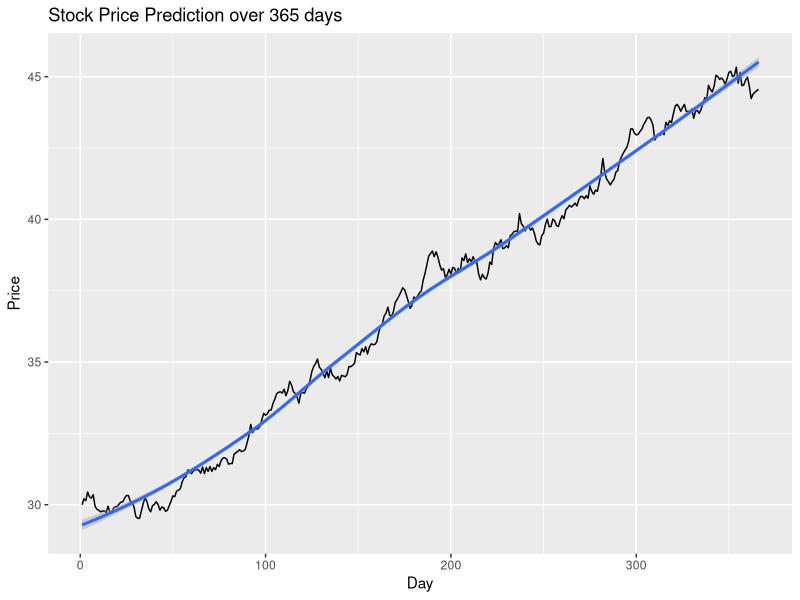
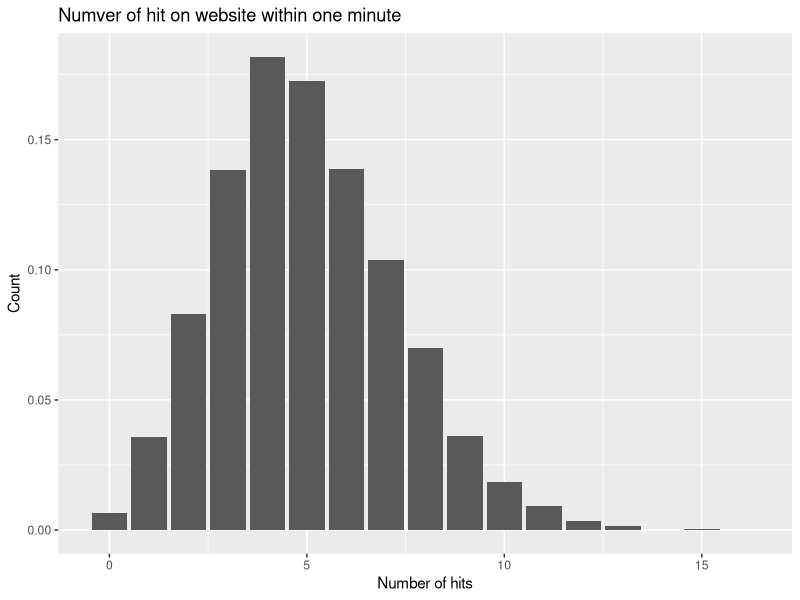
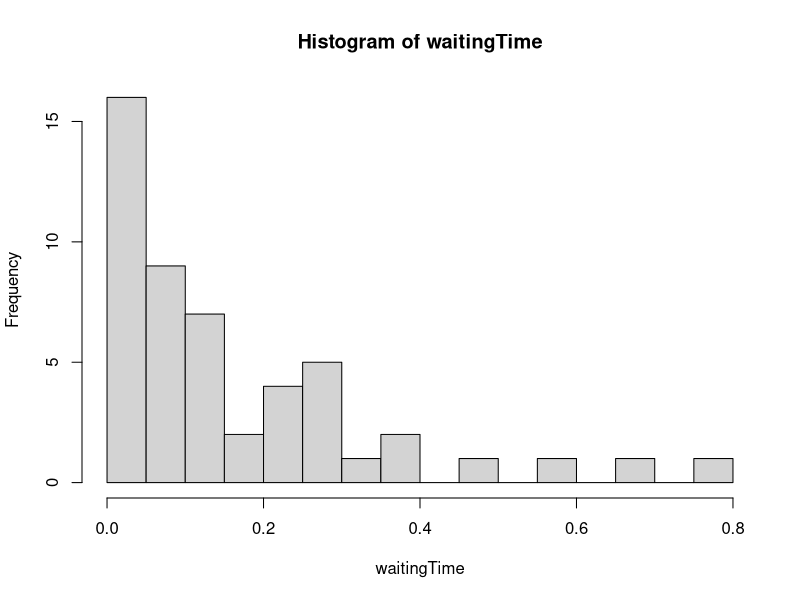
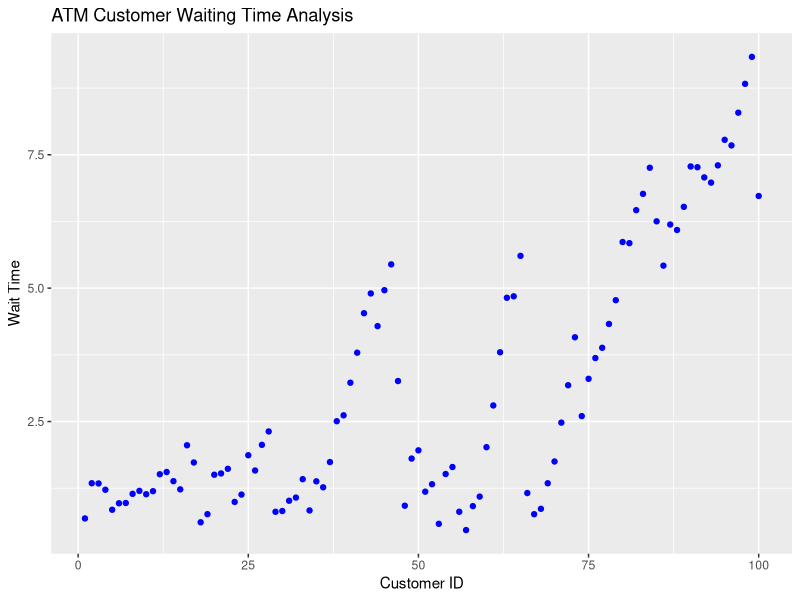

R code for these plots, in order:
estimate_pi = function(seed=28,iterations=10000000)
{
  set.seed(seed)
  x=runif(n=iterations,min=0,max=1)
  y=runif(n=iterations,min=0,max=1)
  sum_sq_xy=sqrt(x^2+y^2)
  index_within_circle=which(sum_sq_xy<=1)
  points_within_circle=length(index_within_circle)
  pi_est=4*points_within_circle/iterations
  return(pi_est)
}

estimate_demand=function(seed=10,days=100)
{
  set.seed(seed)
  x=c(10000,20000,40000,60000)
  probability=c(0.1,0.35,0.3,0.25)
  demand=sample(x,days,replace=TRUE,prob=probability)
  return(sum(demand))
}

trail=function(n)
{
  sum(sample(c(0,1),n,replace=TRUE))
}

estimate_coin=function(seed=10,iteration=10000)
{
  set.seed(seed)
  n=10
  k=3
  result=replicate(iteration,trail(n))
  library(ggplot2)
  data=data.frame(factor(result))
  ggplot(data)+geom_bar(mapping=aes(x=result))+labs(title="Coin Flipping Simulation",x="No. of heads-up in 10 runs",y="Count")
  t=sum(result<=3)
  return(t/iteration)
}

dbinom(3,size=10,prob=0.5)
pbinom(3,size=10,prob=0.5,lower.tail=TRUE)
pbinom(3,size=10,prob=0.5,lower.tail=FALSE)
estimate_coin()

estimate_stock=function(seed=20,days=365)
{
  set.seed(seed)
  changes=rnorm(days,mean=1.001,sd=0.005)
  price=cumprod(c(30,changes))
  return(price)
}

day_idx=c(1:366)
price=estimate_stock()
data=data.frame(day_idx,price)
library(ggplot2)
ggplot(data,mapping=aes(x=day_idx,y=price))+geom_line()+geom_smooth()+labs(title="Stock Price Prediction over 365 days",x="Day",y="Price")

set.seed(10)
rate=5
trail=10000
hits=rpois(trail,rate)
library(ggplot2)
data=data.frame(hits)
ggplot(data)+geom_bar(mapping=aes(x=hits,y=after_stat(prop)))+labs(title="Numver of hit on website within one minute",x="Number of hits",y="Count")

dpois(17,15)
ppois(17,15,lower.tail=TRUE)
waitingTime=rexp(50,5)
mean(waitingTime)
waitingTime

hist(waitingTime,breaks=20)

serviceTime=rnorm(100,0.9,0.25)
firstArrival=1.0
interArrivalTime=rexp(99,1)
arrivalTime=cumsum(c(firstArrival,interArrivalTime))
leaveTime=0.0
waitTime=0.0
waitTimeAll=array(0,100)
for(i in 1:100)
{
  waitTime=max(0,leaveTime-arrivalTime[i])
  leaveTime=arrivalTime[i]+waitTime+serviceTime[i]
  waitTimeAll[i]=leaveTime-arrivalTime[i]
}
library(ggplot2)
customer_id=c(1:100)
data=data.frame(customer_id,waitTimeAll)
ggplot(data,aes(x=customer_id,y=waitTimeAll))+geom_point(col="blue")+labs(title="ATM Customer Waiting Time Analysis",x="Customer ID",y="Wait Time")
